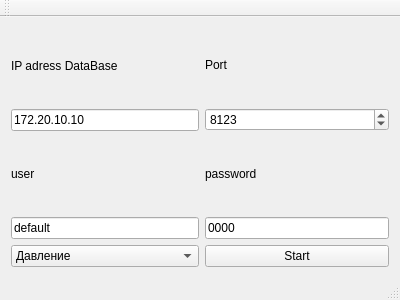
<?xml version="1.0" encoding="UTF-8"?>
<ui version="4.0">
 <class>MainWindow</class>
 <widget class="QMainWindow" name="MainWindow">
  <property name="geometry">
   <rect>
    <x>0</x>
    <y>0</y>
    <width>400</width>
    <height>300</height>
   </rect>
  </property>
  <property name="windowTitle">
   <string>MainWindow</string>
  </property>
  <widget class="QWidget" name="centralWidget">
   <layout class="QGridLayout" name="gridLayout_3">
    <item row="2" column="1">
     <widget class="QPushButton" name="pushButton">
      <property name="text">
       <string>Start</string>
      </property>
     </widget>
    </item>
    <item row="0" column="0">
     <layout class="QGridLayout" name="gridLayout_2">
      <item row="0" column="0">
       <widget class="QLabel" name="label">
        <property name="text">
         <string>IP adress DataBase</string>
        </property>
       </widget>
      </item>
      <item row="1" column="0">
       <widget class="QLineEdit" name="lineEdit">
        <property name="text">
         <string>172.20.10.10</string>
        </property>
       </widget>
      </item>
     </layout>
    </item>
    <item row="0" column="1">
     <layout class="QVBoxLayout" name="verticalLayout_2">
      <item>
       <widget class="QLabel" name="label_2">
        <property name="text">
         <string>Port</string>
        </property>
       </widget>
      </item>
      <item>
       <widget class="QSpinBox" name="spinBox">
        <property name="maximum">
         <number>99999</number>
        </property>
        <property name="value">
         <number>8123</number>
        </property>
       </widget>
      </item>
     </layout>
    </item>
    <item row="1" column="0">
     <layout class="QVBoxLayout" name="verticalLayout_3">
      <item>
       <widget class="QLabel" name="label_3">
        <property name="text">
         <string>user</string>
        </property>
       </widget>
      </item>
      <item>
       <widget class="QLineEdit" name="lineEdit_3">
        <property name="text">
         <string>default</string>
        </property>
       </widget>
      </item>
     </layout>
    </item>
    <item row="1" column="1">
     <layout class="QGridLayout" name="gridLayout">
      <item row="0" column="0">
       <widget class="QLabel" name="label_4">
        <property name="text">
         <string>password</string>
        </property>
       </widget>
      </item>
      <item row="1" column="0">
       <widget class="QLineEdit" name="lineEdit_4">
        <property name="text">
         <string>0000</string>
        </property>
       </widget>
      </item>
     </layout>
    </item>
    <item row="2" column="0">
     <widget class="QComboBox" name="comboBox">
      <item>
       <property name="text">
        <string>Давление</string>
       </property>
      </item>
      <item>
       <property name="text">
        <string>Влажность</string>
       </property>
      </item>
      <item>
       <property name="text">
        <string>Температура помещения</string>
       </property>
      </item>
      <item>
       <property name="text">
        <string>Температура рабочей зоны</string>
       </property>
      </item>
      <item>
       <property name="text">
        <string>Уровень pH</string>
       </property>
      </item>
      <item>
       <property name="text">
        <string>Масса</string>
       </property>
      </item>
      <item>
       <property name="text">
        <string>Расход жидкости</string>
       </property>
      </item>
      <item>
       <property name="text">
        <string>Уровень СО2</string>
       </property>
      </item>
     </widget>
    </item>
   </layout>
  </widget>
  <widget class="QMenuBar" name="menuBar">
   <property name="geometry">
    <rect>
     <x>0</x>
     <y>0</y>
     <width>400</width>
     <height>21</height>
    </rect>
   </property>
  </widget>
  <widget class="QToolBar" name="mainToolBar">
   <attribute name="toolBarArea">
    <enum>TopToolBarArea</enum>
   </attribute>
   <attribute name="toolBarBreak">
    <bool>false</bool>
   </attribute>
  </widget>
  <widget class="QStatusBar" name="statusBar"/>
 </widget>
 <layoutdefault spacing="6" margin="11"/>
 <resources/>
 <connections/>
</ui>
